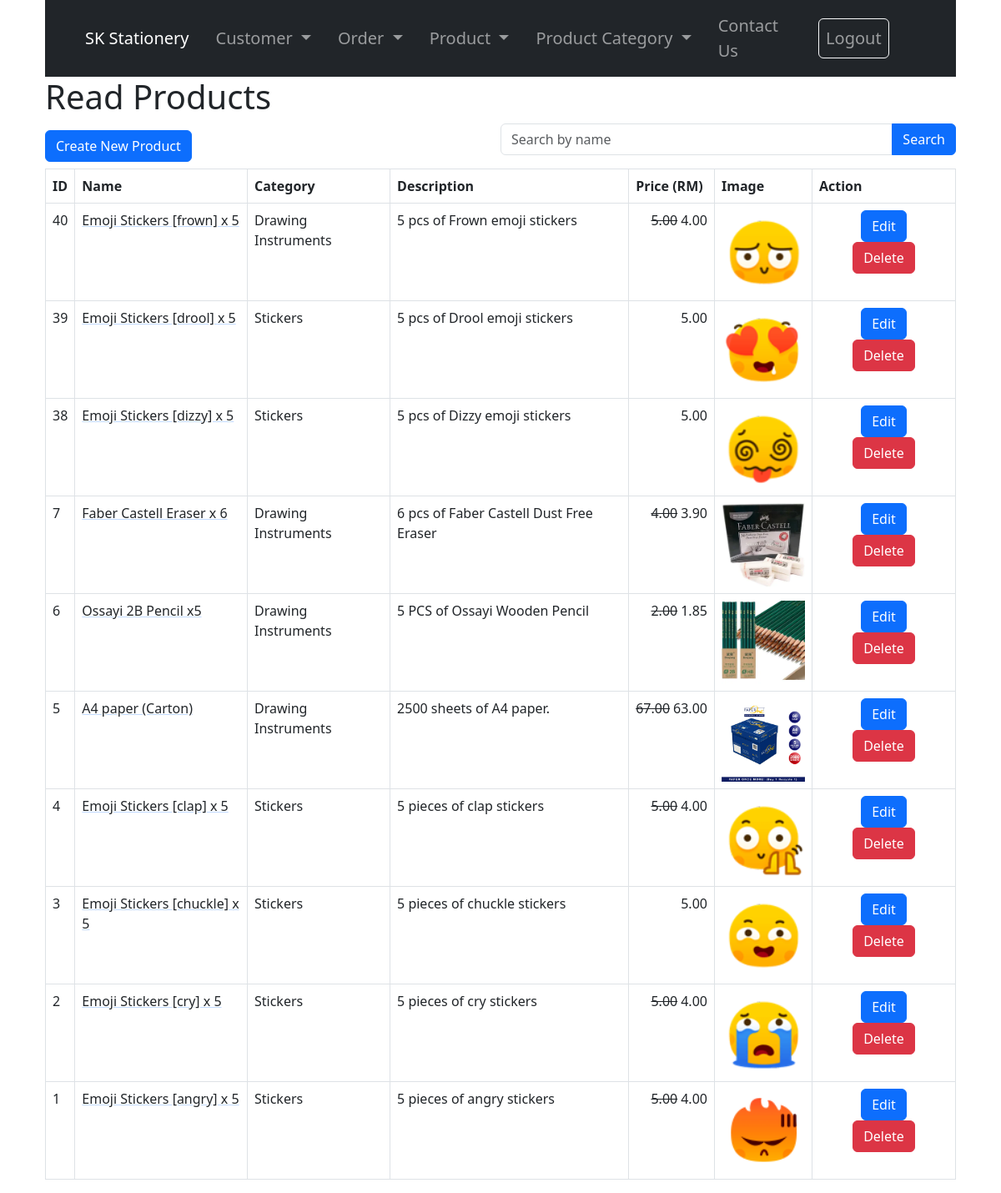
The page /product_read.php (signed in) on the database its author committed.
### tables this page shows
CREATE TABLE IF NOT EXISTS `products` (
  `id` int NOT NULL AUTO_INCREMENT,
  `name` varchar(128) NOT NULL,
  `category_id` int NOT NULL,
  `description` text NOT NULL,
  `price` double NOT NULL,
  `promotion_price` double NOT NULL,
  `manufacture_date` date NOT NULL,
  `expired_date` date NOT NULL,
  `image` varchar(255) NOT NULL,
  `created` datetime NOT NULL,
  `modified` timestamp NOT NULL DEFAULT CURRENT_TIMESTAMP ON UPDATE CURRENT_TIMESTAMP,
  PRIMARY KEY (`id`),
  KEY `category_id` (`category_id`)
);

CREATE TABLE IF NOT EXISTS `product_category` (
  `id` int NOT NULL AUTO_INCREMENT,
  `category_name` varchar(30) NOT NULL,
  `description` text NOT NULL,
  PRIMARY KEY (`id`),
  UNIQUE KEY `category_name` (`category_name`)
);

### product_read.php (the view, shortened to what this page needs)
<!DOCTYPE HTML>
<html>
<head>
    <link href="https://cdn.jsdelivr.net/npm/bootstrap@5.3.0/dist/css/bootstrap.min.css" rel="stylesheet">
</head>
<body>
    <div class="container">
        <?php include 'menu.php' ?>
        <div class="page-header">
            <h1>Read Products</h1>
        </div>
        <?php
        include 'config/database.php';
        $query = "SELECT products.id, products.name, products.description, products.promotion_price, products.price, products.image, product_category.category_name FROM products INNER JOIN product_category  ON products.category_id = product_category.id";
        $query .= " ORDER BY id DESC";
        $stmt = $con->prepare($query);
        $stmt->execute();
        $num = $stmt->rowCount();
        ?><div class="d-flex justify-content-between align-items-center">
            <div><a href='product_create.php' class='btn btn-primary m-b-1em'>Create New Product</a></div>
            <div class="w-50">
                <form method="GET" action="" class="mb-3">
                    <div class="input-group">
                        <input type="text" name="search" class="form-control" placeholder="Search by name" value="<?php echo isset($_GET['search']) ? htmlspecialchars($_GET['search']) : ''; ?>">
                        <button type="submit" class="btn btn-primary">Search</button>
                    </div>
                </form>
            </div>
        </div>
        <?php
        if ($num > 0) {
            echo "<table class='table table-hover table-responsive table-bordered'>";
            echo "<tr>";
            echo "<th>ID</th>";
            echo "<th>Name</th>";
            echo "<th>Category</th>";
            echo "<th>Description</th>";
            echo "<th>Price (RM)</th>";
            echo "<th>Image</th>";
            echo "<th>Action</th>";
            echo "</tr>";
            while ($row = $stmt->fetch(PDO::FETCH_ASSOC)) {
                extract($row);
                echo "<tr>";
                echo "<td>{$id}</td>";
                echo "<td><a href='product_read_one.php?id={$id}' class='link-dark link-underline link-underline-opacity-25 link-underline-opacity-75-hover'>{$name}</a></td>";
                echo "<td>{$category_name}</td>";
                echo "<td>{$description}</td>";
                if ($promotion_price != 0) {
                    echo "<td><div class='d-flex justify-content-end'><p class='me-1 text-decoration-line-through''>" . number_format((float)$price, 2, '.', '') . "</p><p >"  . number_format((float)$promotion_price, 2, '.', '') .  "</p></div></td>";
                } else {
                    echo "<td class='text-end'>" . number_format((float)$price, 2, '.', '') . "</td>";
                }
                if ($image == "") {
                    echo '<td><img src="img/productpicture.png" height="100px" alt=""></td>';
                } else {
                    echo '<td><img src="' . $image . '" height="100px" alt=""></td>';
                }
                echo "<td class='text-center'>";
                echo "<a href='product_update.php?id={$id}' class='btn btn-primary m-r-1em mx-2'>Edit</a>";
                echo "<a href='#' onclick='delete_product({$id});'  class='btn btn-danger mx-2'>Delete</a>";
                echo "</td>";
                echo "</tr>";
            }
            echo "</table>";
        } else {
            echo "<div class='alert alert-danger'>No records found.</div>";
        }
        ?>
    </div>
</body>
</html>

### rows shown on the page
products: id "40", name "Emoji Stickers [frown] x 5", product_category.category_name "Drawing Instruments", description "5 pcs of Frown emoji stickers", price "5.00", promotion_price "4.00", image (picture)
products: id "39", name "Emoji Stickers [drool] x 5", product_category.category_name "Stickers", description "5 pcs of Drool emoji stickers", price "5.00", image (picture)
products: id "38", name "Emoji Stickers [dizzy] x 5", product_category.category_name "Stickers", description "5 pcs of Dizzy emoji stickers", price "5.00", image (picture)
products: id "7", name "Faber Castell Eraser x 6", product_category.category_name "Drawing Instruments", description "6 pcs of Faber Castell Dust Free Eraser", price "4.00", promotion_price "3.90", image (picture)
products: id "6", name "Ossayi 2B Pencil x5", product_category.category_name "Drawing Instruments", description "5 PCS of Ossayi Wooden Pencil", price "2.00", promotion_price "1.85", image (picture)
products: id "5", name "A4 paper (Carton)", product_category.category_name "Drawing Instruments", description "2500 sheets of A4 paper.", price "67.00", promotion_price "63.00", image (picture)
products: id "4", name "Emoji Stickers [clap] x 5", product_category.category_name "Stickers", description "5 pieces of clap stickers", price "5.00", promotion_price "4.00", image (picture)
products: id "3", name "Emoji Stickers [chuckle] x 5", product_category.category_name "Stickers", description "5 pieces of chuckle stickers", price "5.00", image (picture)
products: id "2", name "Emoji Stickers [cry] x 5", product_category.category_name "Stickers", description "5 pieces of cry stickers", price "5.00", promotion_price "4.00", image (picture)
products: id "1", name "Emoji Stickers [angry] x 5", product_category.category_name "Stickers", description "5 pieces of angry stickers", price "5.00", promotion_price "4.00", image (picture)
